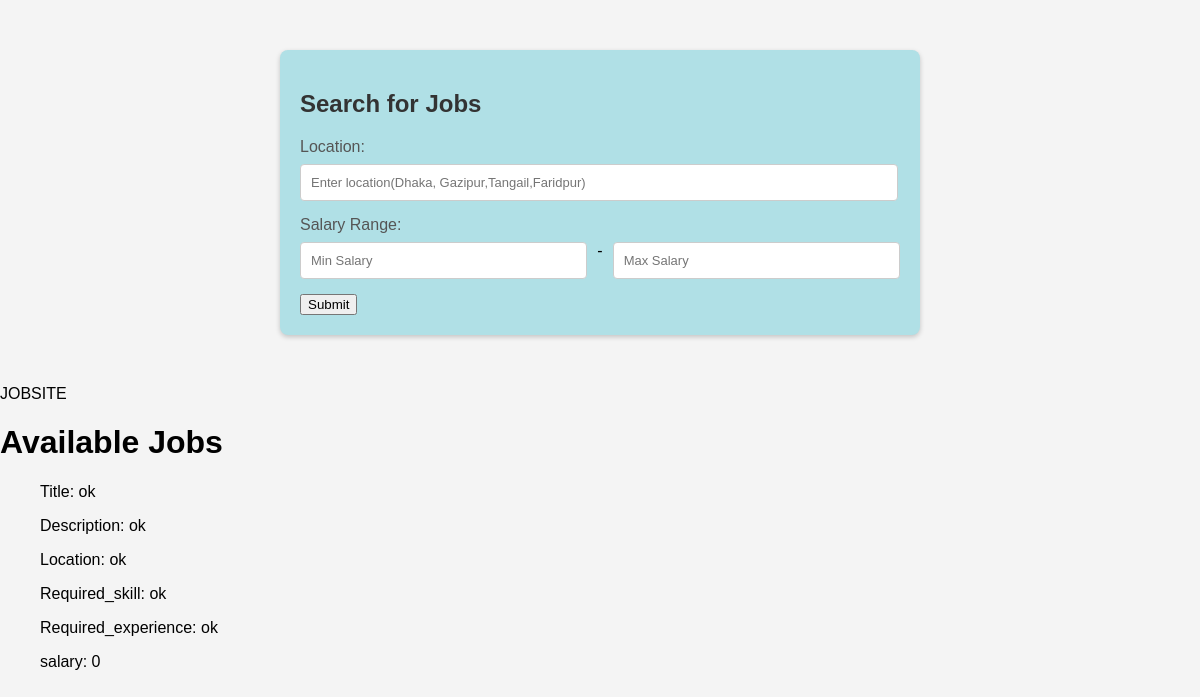
The page /for_searching.php?location=ok on the database its author committed.
### tables this page shows
CREATE TABLE `job` (
  `job_id` int(5) NOT NULL,
  `company_id` int(5) DEFAULT NULL,
  `title` varchar(50) NOT NULL,
  `description` varchar(1000) NOT NULL,
  `location` varchar(50) NOT NULL,
  `required_skill` varchar(200) NOT NULL,
  `required_experience` varchar(200) NOT NULL,
  `salary` int(10) NOT NULL,
  `posted_date` date NOT NULL
);

### for_searching.php (the view, shortened to what this page needs)
<!DOCTYPE html>
<html>
<head>
</head>
</html>
<div class="search-container">
    <h2>Search for Jobs</h2>
    <form method="get" action="for_searching.php">
        <label for="location">Location:</label>
        <input type="text" id="location" name="location" placeholder="Enter location(Dhaka, Gazipur,Tangail,Faridpur)">
        <label for="salary-min">Salary Range:</label>
        <div style="display: flex; justify-content: space-between;">
            <input type="number" id="salary-min" name="salary_min" placeholder="Min Salary">
            <span style="margin: 0 10px;">-</span>
            <input type="number" id="salary-max" name="salary_max" placeholder="Max Salary">
        </div>
        <input type="submit" name="submit">
    </form>
</div>
</body>
</html>
<?php
$db_server = "localhost";
$db_name = "jobsite";
$db_password = "";
$db_username = "root";
$conn = mysqli_connect($db_server, $db_username, $db_password, $db_name);
$sql = "SELECT * FROM job";
if (isset($_GET['location'])) {
    $location = $_GET['location'];
    $sql = "SELECT * FROM job WHERE location like '%$location%'";
} elseif (isset($_GET['salary_min'])) {
    $min_salary = (int)$_GET['salary_min'];
} elseif (isset($_GET['salary_max'])) {
    $max_salary = (int)$_GET['salary_max'];
} elseif (isset($location) && isset($min_salaty) && isset($max_salary)) {
    $location = $_GET['location'];
    $min_salary = (int)$_GET['salary_min'];
    $max_salary = (int)$_GET['salary_max'];
}
$result = mysqli_query($conn, $sql);
?>
<body>
    <header>JOBSITE</header>
    <div>
        <h1> <?php echo 'Available Jobs'; ?> </h1>
        <ul>
            <?php while ($row = mysqli_fetch_array($result)) {
            ?>
                <p> <?php echo "Title: " . $row['title'] ?> <br>
                <p> <?php echo "Description: " . $row['description'] ?> <br>
                <p> <?php echo "Location: " . $row['location'] ?> <br>
                <p> <?php echo "Required_skill: " . $row['required_skill'] ?> <br>
                <p> <?php echo "Required_experience: " . $row['required_experience'] ?> <br>
                <p> <?php echo "salary: " . $row['salary'] ?> <br><br><br>
                <?php
            }
                ?>
        </ul>
    </div>
</body>
</html>

### for_searching.php (style rules this page uses)
body { font-family: Arial; background-color: #f4f4f4; margin: 0; padding: 0; }
.search-container { background-color: #B0E0E6; margin: 50px auto; padding: 20px; width: 90%; max-width: 600px; border-radius: 8px; box-shadow: 0 2px 5px rgba(0, 0, 0, 0.2); }
.search-container h2 { margin-bottom: 20px; color: #333; }
.search-container label { display: block; margin-bottom: 8px; color: #555; }
.search-container input[type="text"], .search-container input[type="number"], .search-container select { width: 96%; padding: 10px; margin-bottom: 15px; border: 1px solid #ccc; border-radius: 4px; font-size: 13px; }

### rows shown on the page
job: title "ok", description "ok", location "ok", required_skill "ok", required_experience "ok", salary "0"
